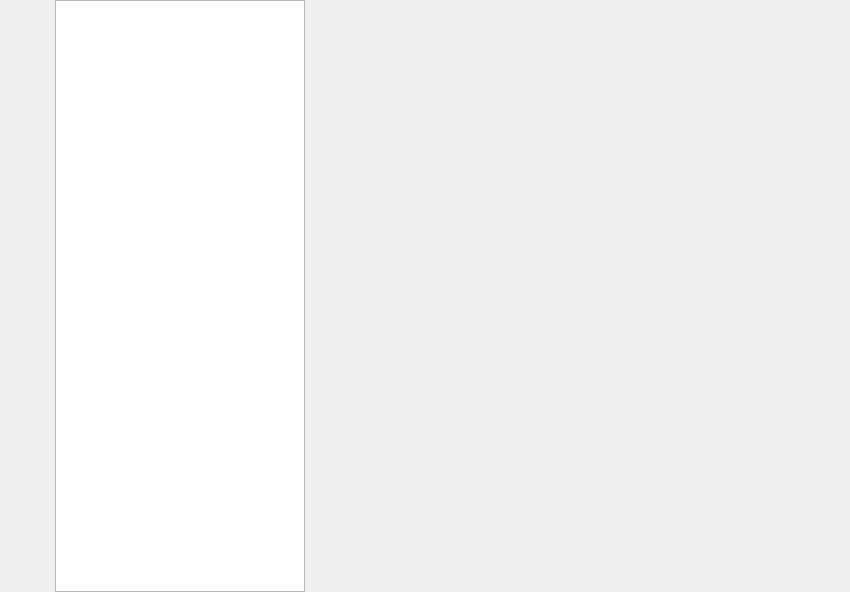
<?xml version="1.0" encoding="UTF-8"?>
<ui version="4.0">
 <class>MsgMainClass</class>
 <widget class="QMainWindow" name="MsgMainClass">
  <property name="geometry">
   <rect>
    <x>0</x>
    <y>0</y>
    <width>850</width>
    <height>592</height>
   </rect>
  </property>
  <property name="windowTitle">
   <string>MsgMain</string>
  </property>
  <widget class="QWidget" name="centralWidget">
   <widget class="QWidget" name="widget" native="true">
    <property name="geometry">
     <rect>
      <x>0</x>
      <y>0</y>
      <width>55</width>
      <height>592</height>
     </rect>
    </property>
    <property name="styleSheet">
     <string notr="true">Qwidget
{
	background-color: black;
}</string>
    </property>
    <widget class="QWidget" name="icon" native="true">
     <property name="geometry">
      <rect>
       <x>7</x>
       <y>35</y>
       <width>40</width>
       <height>40</height>
      </rect>
     </property>
    </widget>
   </widget>
   <widget class="QListWidget" name="listWidget">
    <property name="geometry">
     <rect>
      <x>55</x>
      <y>0</y>
      <width>250</width>
      <height>592</height>
     </rect>
    </property>
   </widget>
  </widget>
 </widget>
 <layoutdefault spacing="6" margin="11"/>
 <resources/>
 <connections/>
</ui>
